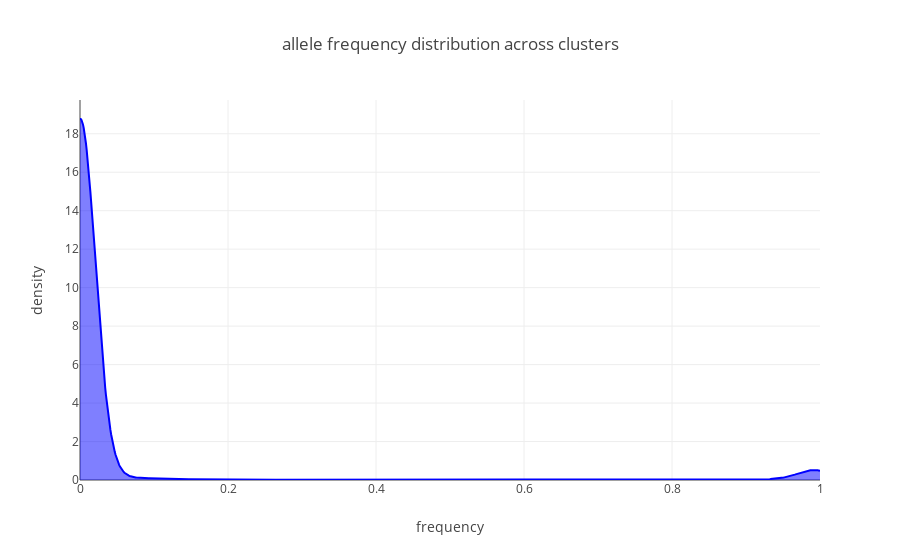

The notebook cell this image was saved under:
### Code cell
Across= list(it.chain(*freqs_matrix))


X_plot = np.linspace(0, 1, 1000)

freq_kde = KernelDensity(kernel='gaussian', bandwidth=0.05).fit(np.array(Across).reshape(-1,1))

log_dens = kde.score_samples(X_plot.reshape(-1,1))

fig_roost_dens= [go.Scatter(x=X_plot, y=np.exp(log_dens), 
                            mode='lines', fill='tozeroy', name= 'mRNA pVal',
                            line=dict(color='blue', width=2))]
##

layout= go.Layout(
    title= 'allele frequency distribution across clusters',
    yaxis= dict(
        title= 'density'
    ),
    xaxis= dict(
        title= 'frequency'
    )
)

fig = go.Figure(data=fig_roost_dens, layout= layout)
iplot(fig)

### Figure 1 — Plotly figure (JSON) as saved in the notebook; plotly's stock layout.template omitted (floating-point values rounded to 4 significant figures; data arrays with more than 128 entries replaced by an {"elided": "..."} marker saying what was removed)
{"data": [{"fill": "tozeroy", "line": {"color": "blue", "width": 2}, "mode": "lines", "name": "mRNA pVal", "type": "scatter", "uid": "6ebff584-0904-413c-a6fe-fc5a048d1030", "x": {"elided": "1000 float values"}, "y": {"elided": "1000 float values"}}], "layout": {"title": "allele frequency distribution across clusters", "xaxis": {"title": "frequency"}, "yaxis": {"title": "density"}}}
